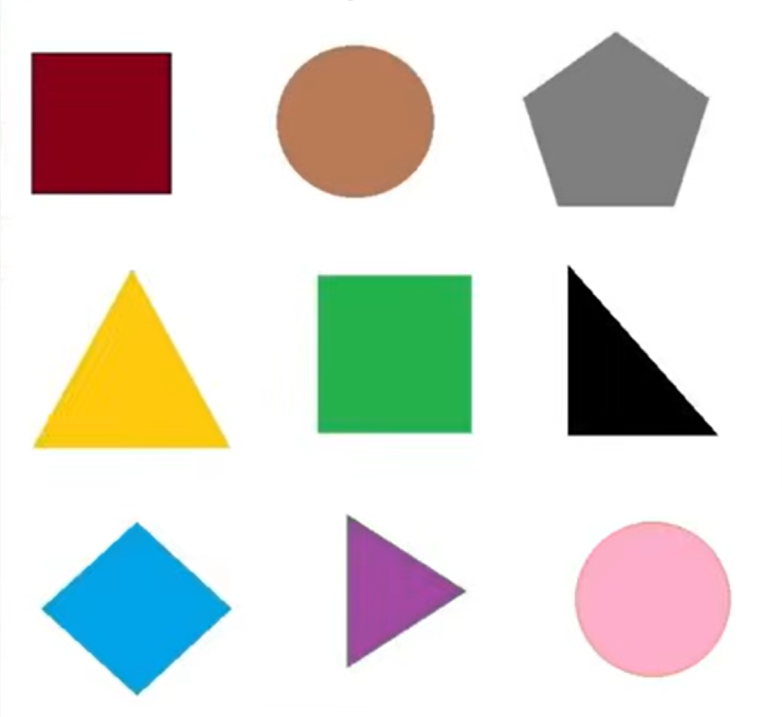
#> input picture ref/ShapeSimilar/shape.png, 782 x 717 px
$ python shape_similar.py
#> lines starting #> are read from the running program, lines starting #| are printed output that depends on the picture; after the words box and inside, x2 and y2 are one past the last pixel; in counts of white or black regions, pixels touching at a corner belong together
# 輪廓近似(多邊形印似 > 推測輪廓形狀)
import cv2
import os
import numpy as np

current_path = os.path.dirname(os.path.abspath(__file__))
img_path = os.path.join(current_path, 'shape.png')
img = cv2.imread(img_path)
#> img is the input picture: shape (717, 782, 3); mean B, G, R 210.2, 216.8, 218.1
img = cv2.resize(img, (500, 500))
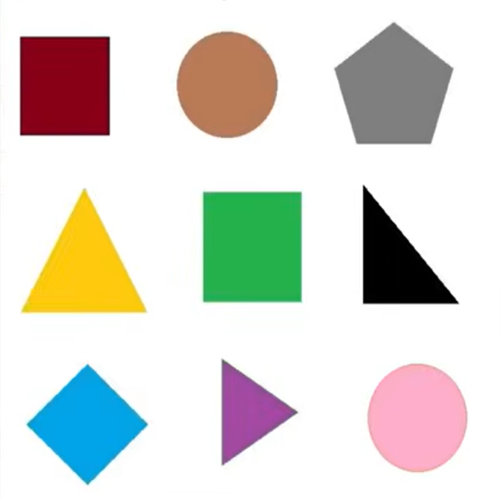
#> img: shape (500, 500, 3); mean B, G, R 210.2, 216.8, 218.1
img_contours = img.copy()
img = cv2.cvtColor(img, cv2.COLOR_BGR2GRAY)
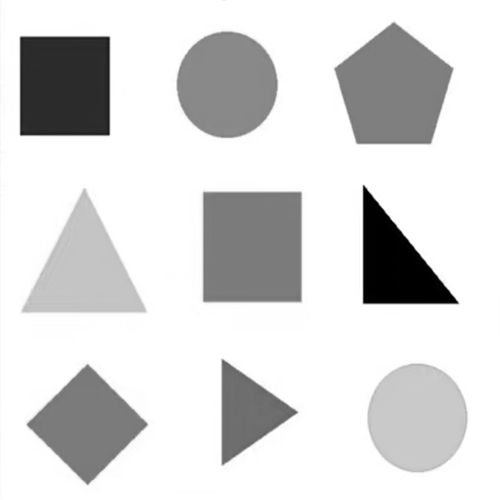
#> img: shape (500, 500); min 0, max 255, mean 216.4
canny = cv2.Canny(img, 10, 100)
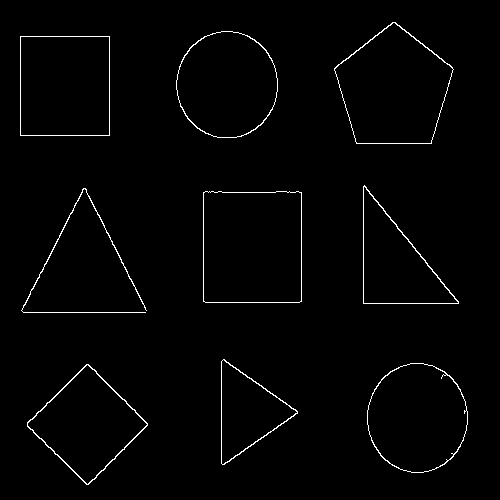
#> canny: shape (500, 500); 1.5% white in thin lines or dots, all inside (x1, y1, x2, y2) = (20, 22, 468, 485)
# 偵測輪廓:輪廓, 階層 = (邊緣圖片, 輪廓檢索模式, 輪廓近似方法)
contours, hierarchy = cv2.findContours(canny, cv2.RETR_EXTERNAL, cv2.CHAIN_APPROX_NONE)
#> contours = 9 contours; largest, box (x1, y1, x2, y2) and area: (203, 191, 302, 303) 10803, (334, 22, 454, 144) 10067, (20, 36, 110, 136) 8811, (367, 363, 468, 473) 8555, (176, 31, 278, 138) 8448

for cnt in contours:
    cv2.drawContours(img_contours, cnt, -1, (255, 0, 0), 2)
    area = cv2.contourArea(cnt)
    if area > 500:
        peri = cv2.arcLength(cnt, True)
        vertices = cv2.approxPolyDP(cnt, peri * 0.02, True)
        corners = (len(vertices))
        left_top_x, lest_top_y, w, h = cv2.boundingRect(vertices)
        cv2.rectangle(img_contours, (left_top_x, lest_top_y), (left_top_x + w, lest_top_y + h), (0, 255, 0), 1)
        if corners == 3:
            cv2.putText(img_contours, 'Triangle', (left_top_x, lest_top_y - 5), cv2.FONT_HERSHEY_SIMPLEX, 0.5, (0, 0, 255), 1)
        elif corners == 4:
            cv2.putText(img_contours, 'Retengle', (left_top_x, lest_top_y - 5), cv2.FONT_HERSHEY_SIMPLEX, 0.5, (0, 0, 255), 1)
        elif corners == 5:
            cv2.putText(img_contours, 'Pentagon', (left_top_x, lest_top_y - 5), cv2.FONT_HERSHEY_SIMPLEX, 0.5, (0, 0, 255), 1)
        elif corners >= 6:
            cv2.putText(img_contours, 'Circle', (left_top_x, lest_top_y - 5), cv2.FONT_HERSHEY_SIMPLEX, 0.5, (0, 0, 255), 1)
#> this loop made 9 passes
#> (area, peri, vertices, corners, left_top_x, lest_top_y, w, h) on passes 1, 3, 4, 6, 7: (7474, 350, [[86, 364], [27, 426], [88, 484], [147, 423]], 4, 27, 364, 121, 121), (4191, 299.9, [[224, 359], [222, 464], [297, 413]], 3, 222, 359, 76, 106), (10803, 420.6, [[203, 192], [203, 301], [301, 301], [301, 192]], 4, 203, 192, 99, 110), (5717.5, 370.4, [[364, 185], [363, 303], [458, 303]], 3, 363, 185, 96, 119), (8811, 376, [[20, 36], [20, 135], [109, 135], [109, 36]], 4, 20, 36, 90, 100)
#> (area, peri, corners, left_top_x, lest_top_y, w, h) on passes 2, 8, 9: (8555, 347.7, 8, 367, 363, 101, 110), (8447.5, 344.3, 8, 176, 31, 102, 107), (10067, 400.3, 5, 334, 22, 120, 122)
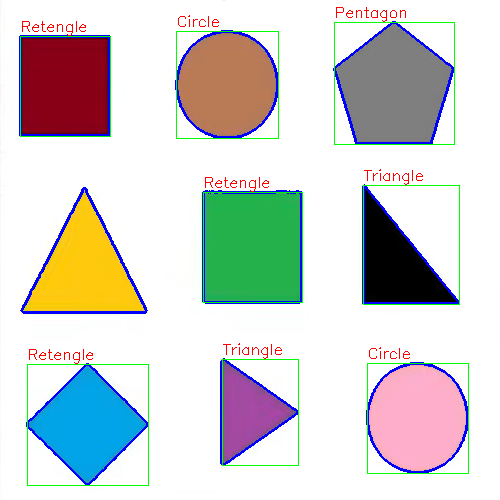
#> img_contours: shape (500, 500, 3); 4.84% of pixels changed, all inside (x1, y1, x2, y2) = (19, 7, 469, 486)


cv2.imshow('img', img)
cv2.imshow('canny', canny)
cv2.imshow('contours', img_contours)
cv2.waitKey(0)
